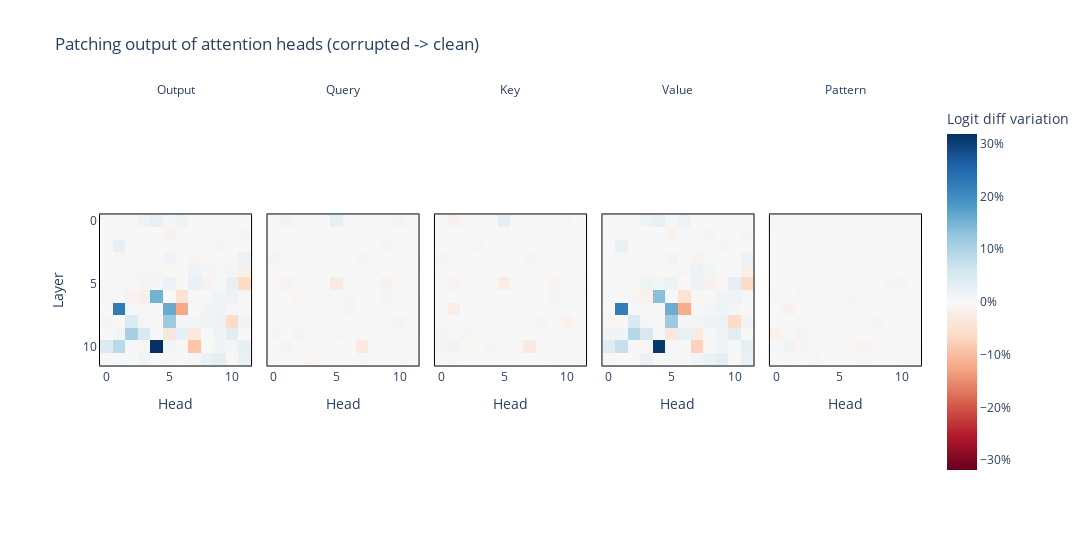

Notebook source saved alongside this figure:
### Code cell
assert results.keys() == {"z", "q", "k", "v", "pattern"}
assert all([r.shape == (12, 12) for r in results.values()])

imshow_p(
    torch.stack(tuple(results.values())) * 100,
    facet_col=0,
    facet_labels=["Output", "Query", "Key", "Value", "Pattern"],
    title="Patching output of attention heads (corrupted -> clean)",
    labels={"x": "Head", "y": "Layer", "color": "Logit diff variation"},
    coloraxis=dict(colorbar_ticksuffix = "%"),
    border=True,
    width=1500,
    margin={"r": 100, "l": 100}
)

### Figure 1 — Plotly figure (JSON) as saved in the notebook; plotly's stock layout.template omitted (floating-point values rounded to 4 significant figures; data arrays with more than 128 entries replaced by an {"elided": "..."} marker saying what was removed)
{"data": [{"coloraxis": "coloraxis", "hovertemplate": "Head: %{x}<br>Layer: %{y}<br>Logit diff variation: %{z}<extra></extra>", "name": "0", "type": "heatmap", "xaxis": "x", "yaxis": "y", "z": {"elided": "12x12 float values"}}, {"coloraxis": "coloraxis", "hovertemplate": "Head: %{x}<br>Layer: %{y}<br>Logit diff variation: %{z}<extra></extra>", "name": "1", "type": "heatmap", "xaxis": "x2", "yaxis": "y2", "z": {"elided": "12x12 float values"}}, {"coloraxis": "coloraxis", "hovertemplate": "Head: %{x}<br>Layer: %{y}<br>Logit diff variation: %{z}<extra></extra>", "name": "2", "type": "heatmap", "xaxis": "x3", "yaxis": "y3", "z": {"elided": "12x12 float values"}}, {"coloraxis": "coloraxis", "hovertemplate": "Head: %{x}<br>Layer: %{y}<br>Logit diff variation: %{z}<extra></extra>", "name": "3", "type": "heatmap", "xaxis": "x4", "yaxis": "y4", "z": {"elided": "12x12 float values"}}, {"coloraxis": "coloraxis", "hovertemplate": "Head: %{x}<br>Layer: %{y}<br>Logit diff variation: %{z}<extra></extra>", "name": "4", "type": "heatmap", "xaxis": "x5", "yaxis": "y5", "z": {"elided": "12x12 float values"}}], "layout": {"annotations": [{"font": {}, "showarrow": false, "text": "Output", "x": 0.092, "xanchor": "center", "xref": "paper", "y": 1, "yanchor": "bottom", "yref": "paper"}, {"font": {}, "showarrow": false, "text": "Query", "x": 0.296, "xanchor": "center", "xref": "paper", "y": 1, "yanchor": "bottom", "yref": "paper"}, {"font": {}, "showarrow": false, "text": "Key", "x": 0.5, "xanchor": "center", "xref": "paper", "y": 1, "yanchor": "bottom", "yref": "paper"}, {"font": {}, "showarrow": false, "text": "Value", "x": 0.704, "xanchor": "center", "xref": "paper", "y": 1, "yanchor": "bottom", "yref": "paper"}, {"font": {}, "showarrow": false, "text": "Pattern", "x": 0.908, "xanchor": "center", "xref": "paper", "y": 1, "yanchor": "bottom", "yref": "paper"}], "coloraxis": {"cmid": 0, "colorbar": {"ticksuffix": "%", "title": {"text": "Logit diff variation"}}, "colorscale": [[0, "rgb(103,0,31)"], [0.1, "rgb(178,24,43)"], [0.2, "rgb(214,96,77)"], [0.3, "rgb(244,165,130)"], [0.4, "rgb(253,219,199)"], [0.5, "rgb(247,247,247)"], [0.6, "rgb(209,229,240)"], [0.7, "rgb(146,197,222)"], [0.8, "rgb(67,147,195)"], [0.9, "rgb(33,102,172)"], [1, "rgb(5,48,97)"]]}, "margin": {"l": 100, "r": 100}, "title": {"text": "Patching output of attention heads (corrupted -> clean)"}, "width": 1500, "xaxis": {"anchor": "y", "constrain": "domain", "domain": [0, 0.184], "linecolor": "black", "linewidth": 1, "mirror": true, "scaleanchor": "y", "showline": true, "title": {"text": "Head"}}, "xaxis2": {"anchor": "y2", "domain": [0.204, 0.388], "linecolor": "black", "linewidth": 1, "matches": "x", "mirror": true, "showline": true, "title": {"text": "Head"}}, "xaxis3": {"anchor": "y3", "domain": [0.408, 0.592], "linecolor": "black", "linewidth": 1, "matches": "x", "mirror": true, "showline": true, "title": {"text": "Head"}}, "xaxis4": {"anchor": "y4", "domain": [0.612, 0.796], "linecolor": "black", "linewidth": 1, "matches": "x", "mirror": true, "showline": true, "title": {"text": "Head"}}, "xaxis5": {"anchor": "y5", "domain": [0.816, 1], "linecolor": "black", "linewidth": 1, "matches": "x", "mirror": true, "showline": true, "title": {"text": "Head"}}, "yaxis": {"anchor": "x", "autorange": "reversed", "constrain": "domain", "domain": [0, 1], "linecolor": "black", "linewidth": 1, "mirror": true, "showline": true, "title": {"text": "Layer"}}, "yaxis2": {"anchor": "x2", "domain": [0, 1], "linecolor": "black", "linewidth": 1, "matches": "y", "mirror": true, "showline": true, "showticklabels": false}, "yaxis3": {"anchor": "x3", "domain": [0, 1], "linecolor": "black", "linewidth": 1, "matches": "y", "mirror": true, "showline": true, "showticklabels": false}, "yaxis4": {"anchor": "x4", "domain": [0, 1], "linecolor": "black", "linewidth": 1, "matches": "y", "mirror": true, "showline": true, "showticklabels": false}, "yaxis5": {"anchor": "x5", "domain": [0, 1], "linecolor": "black", "linewidth": 1, "matches": "y", "mirror": true, "showline": true, "showticklabels": false}}}
